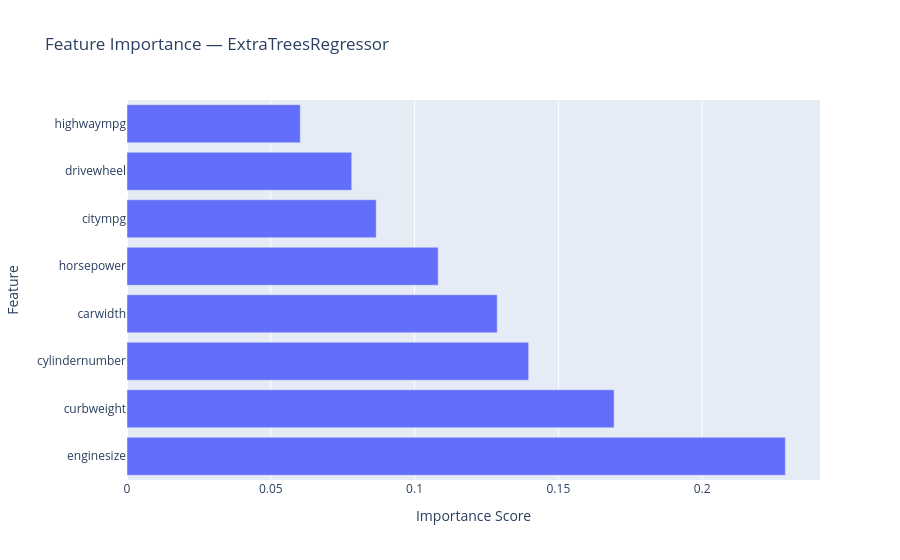

This figure's notebook cell:
### Markdown cell above
## Feature Importance
Feature importance shows which variables have the greatest influence 
on the model's price predictions. This helps us understand which car 
attributes matter most when determining price.

### Code cell
feature_importance = best_estimator.named_steps['model'].feature_importances_
feature_names = best_estimator.named_steps['feat_selection'].get_support()

# Get selected feature names
selected_features = X_train.columns[feature_names]

importance_df = pd.DataFrame({
    'Feature': selected_features,
    'Importance': feature_importance
}).sort_values('Importance', ascending=False)

fig = px.bar(importance_df, x='Importance', y='Feature',
             orientation='h',
             title='Feature Importance — ExtraTreesRegressor',
             labels={'Importance': 'Importance Score', 'Feature': 'Feature'})
fig.show()

### Figure 1 — Plotly figure (JSON) as saved in the notebook; plotly's stock layout.template omitted (floating-point values rounded to 4 significant figures)
{"data": [{"alignmentgroup": "True", "hovertemplate": "Importance Score=%{x}<br>Feature=%{y}<extra></extra>", "legendgroup": "", "marker": {"color": "#636efa", "pattern": {"shape": ""}}, "name": "", "offsetgroup": "", "orientation": "h", "showlegend": false, "textposition": "auto", "type": "bar", "x": [0.2289, 0.1694, 0.1397, 0.1287, 0.1082, 0.08666, 0.07815, 0.06026], "xaxis": "x", "y": ["enginesize", "curbweight", "cylindernumber", "carwidth", "horsepower", "citympg", "drivewheel", "highwaympg"], "yaxis": "y"}], "layout": {"barmode": "relative", "legend": {"tracegroupgap": 0}, "title": {"text": "Feature Importance — ExtraTreesRegressor"}, "xaxis": {"anchor": "y", "domain": [0, 1], "title": {"text": "Importance Score"}}, "yaxis": {"anchor": "x", "domain": [0, 1], "title": {"text": "Feature"}}}}
